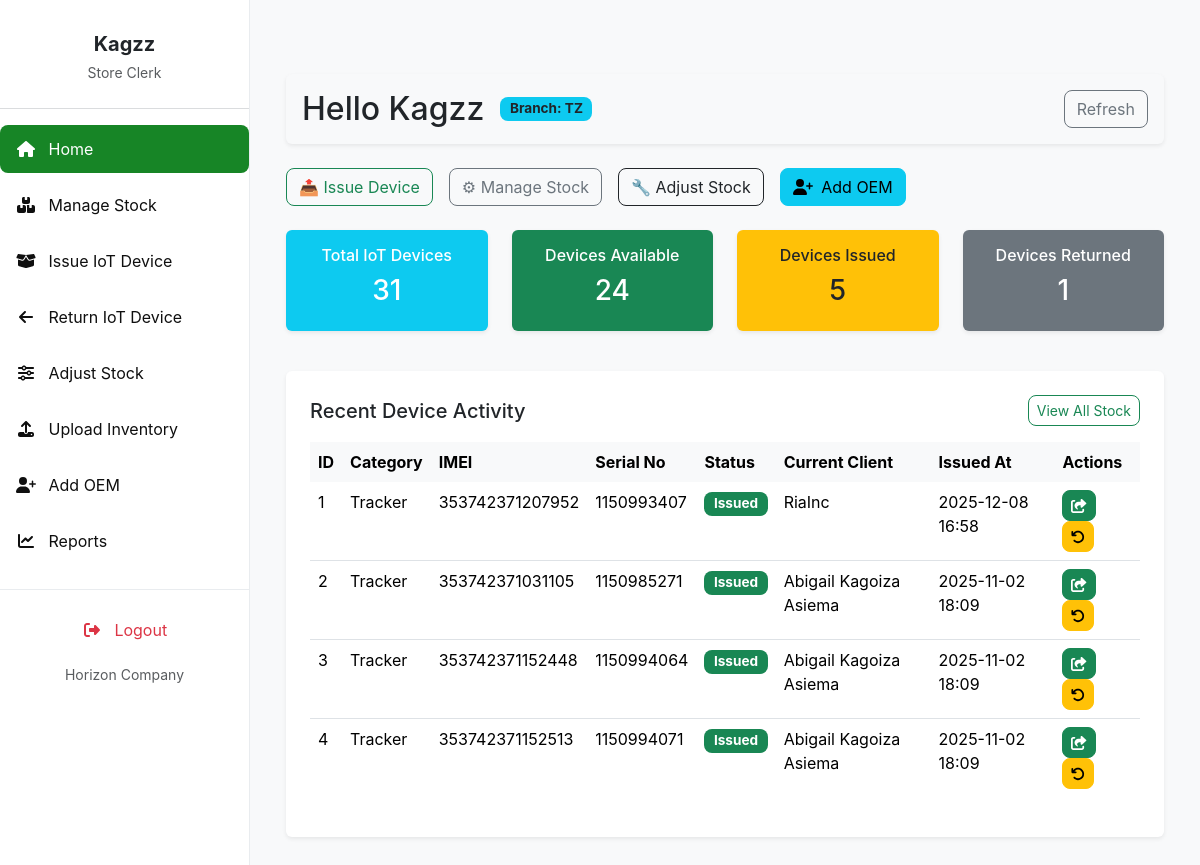
Screenshot of /store_clerk_dashboard/ (signed in) with the database file from the repository.
### invent/models.py (models this page shows, shortened)
class Branch(models.Model):
    name = models.CharField(max_length=100)
    address = models.CharField(max_length=255)
    country = models.ForeignKey(
        Country, on_delete=models.SET_NULL, null=True, blank=True
    )

class Device(models.Model):
    STATUS_CHOICES = (
        ('available', 'Available'),
        ('issued', 'Issued'),
        ('returned', 'Returned'),
        ('faulty', 'Faulty'),
    )
    name = models.CharField(max_length=255)
    oem = models.ForeignKey(
        OEM,
        on_delete=models.SET_NULL,
        null=True,
        blank=False,
        related_name='devices'
    )
    product_id = models.CharField(max_length=30, blank=True)
    total_quantity = models.PositiveIntegerField(default=1)
    quantity_issued = models.PositiveIntegerField(default=0)
    imei_no = models.CharField(
        max_length=50, unique=True, null=True, blank=True)
    serial_no = models.CharField(
        max_length=50, unique=True, null=True, blank=True)
    mac_address = models.CharField(
        max_length=50, unique=True, null=True, blank=True)
    category = models.CharField(
        max_length=100, blank=True, help_text="e.g. Laptop or Router")
    manufacturer = models.CharField(max_length=100, blank=True)
    description = models.TextField(blank=True)
    selling_price = models.DecimalField(
        max_digits=10, decimal_places=2, null=True, blank=True)
    currency = models.CharField(
        max_length=10, choices=CURRENCY_CHOICES, default='USD')
    branch = models.ForeignKey(
        Branch, on_delete=models.SET_NULL, null=True, blank=True)
    country = models.ForeignKey(
        Country, on_delete=models.SET_NULL, null=True, blank=True)
    status = models.CharField(
        max_length=20, choices=STATUS_CHOICES, default='available')
    class Meta:
        permissions = [
            ("can_issue_item", "Can issue device to client"),
            ("can_return_item", "Can record device returns"),
        ]

class Client(models.Model):
    name = models.CharField(max_length=255)
    phone_no = models.CharField(max_length=50)
    email = models.EmailField()
    address = models.CharField(max_length=255)

### invent/views.py (the view, shortened to what this page needs)
# urls.py: path('store_clerk_dashboard/', views.store_clerk_dashboard,
@login_required
@permission_required('invent.view_device', raise_exception=True)
def store_clerk_dashboard(request):
    user = request.user
    if user.is_superuser:
        total_devices = Device.objects.count()
        devices_available = Device.objects.filter(status='available').count()
        devices_issued = Device.objects.filter(status='issued').count()
        devices_returned = Device.objects.filter(status='returned').count()
        recent_issuances = (
            IssuanceRecord.objects
            .select_related('device', 'client')
            .order_by('-issued_at')[:10]
        )
        pending_device_requests = DeviceRequest.objects.filter(
            status="Pending").select_related("requestor", "device", "client")
    seen = set()
    recent_devices = []
    for record in recent_issuances:
        if record.device.id not in seen:
            record.device.current_client = record.client
            record.device.issued_at = record.issued_at
            recent_devices.append(record.device)
            seen.add(record.device.id)
        if len(recent_devices) >= 5:
            break
    context = {
        "total_devices": total_devices,
        "devices_available": devices_available,
        "devices_issued": devices_issued,
        "devices_returned": devices_returned,
        "recent_devices": recent_devices,
        "pending_device_requests": pending_device_requests,
    }
    return render(request, 'invent/store_clerk_dashboard.html', context)

### invent/context_processors.py (called while the page is built, shortened)
def pending_requests_count(request):
    if not request.user.is_authenticated:
        return {'pending_requests_count_for_sidebar': 0}
    try:
        if request.user.is_superuser:
            count = DeviceRequest.objects.filter(status='Pending').count()
            return {'pending_requests_count_for_sidebar': count}
    except Exception:
        return {'pending_requests_count_for_sidebar': 0}
    return {'pending_requests_count_for_sidebar': 0}

def user_branch(request):
    branch = None
    try:
        if request.user.is_authenticated:
            profile = getattr(request.user, 'profile', None)
            branch = getattr(profile, 'branch', None)
    except Exception:
        branch = None
    return {'user_branch': branch}

### invent/templates/invent/store_clerk_dashboard.html (shortened to what this page needs)
{% extends 'invent/base_store_clerk.html' %}
{% load static %}
{% block content %}
<div class="container-fluid mt-4">
  <div class="d-flex justify-content-between align-items-center mb-4 p-3 bg-light rounded shadow-sm">
    <div class="d-flex align-items-center">
      <h2 class="mb-0 me-3">Hello {{ user.first_name|default:user.username }}</h2>
      {% if user_branch %}
        <span class="badge bg-info text-dark">Branch: {{ user_branch.name }}</span>
      {% else %}
        <span class="text-muted">Branch: Unassigned</span>
      {% endif %}
    </div>
    <div>
      <a class="btn btn-outline-secondary" href="{% url 'store_clerk_dashboard' %}">Refresh</a>
    </div>
  </div>
  <div class="d-flex flex-wrap gap-3 mb-4">
    <a class="btn btn-outline-primary" href="{% url 'issue_device' %}">📤 Issue Device</a>
    <a class="btn btn-outline-secondary" href="{% url 'manage_stock' %}">⚙ Manage Stock</a>
    <a class="btn btn-outline-dark" href="{% url 'adjust_stock' %}">🔧 Adjust Stock</a>
    <a href="{% url 'add_oem' %}" class="btn btn-info"><i class="fas fa-user-plus me-1"></i> Add OEM</a>
  </div>
  <div class="row text-center mb-4">
    <div class="col-sm-6 col-md-3 mb-3">
      <a href="{% url 'inventory_list' %}?status=all" style="text-decoration:none;">
        <div class="dashboard-card bg-info text-white p-3 rounded shadow-sm">
          <h6>Total IoT Devices</h6>
          <h3>{{ total_devices }}</h3>
        </div>
      </a>
    </div>
    <div class="col-sm-6 col-md-3 mb-3">
      <a href="{% url 'inventory_list' %}?status=available" style="text-decoration:none;">
        <div class="dashboard-card bg-success text-white p-3 rounded shadow-sm">
          <h6>Devices Available</h6>
          <h3>{{ devices_available }}</h3>
        </div>
      </a>
    </div>
    <div class="col-sm-6 col-md-3 mb-3">
      <a href="{% url 'inventory_list' %}?status=issued" style="text-decoration:none;">
        <div class="dashboard-card bg-warning text-dark p-3 rounded shadow-sm">
          <h6>Devices Issued</h6>
          <h3>{{ devices_issued }}</h3>
        </div>
      </a>
    </div>
    <div class="col-sm-6 col-md-3 mb-3">
      <a href="{% url 'inventory_list' %}?status=returned" style="text-decoration:none;">
        <div class="dashboard-card bg-secondary text-white p-3 rounded shadow-sm">
          <h6>Devices Returned</h6>
          <h3>{{ devices_returned }}</h3>
        </div>
      </a>
    </div>
  </div>
  <div class="bg-white p-4 rounded shadow-sm mb-4">
    <div class="d-flex justify-content-between align-items-center mb-3 flex-wrap">
      <h5 class="mb-2 mb-sm-0">Recent Device Activity</h5>
      <a href="{% url 'inventory_list' %}" class="btn btn-sm btn-outline-primary">View All Stock</a>
    </div>
    <div class="table-responsive">
      <table class="table table-hover">
        <thead class="table-light">
          <tr>
            <th>ID</th>
            <th>Category</th>
            <th>IMEI</th>
            <th>Serial No</th>
            <th>Status</th>
            <th>Current Client</th>
            <th>Issued At</th>
            <th>Actions</th>
          </tr>
        </thead>
        <tbody>
          {% for device in recent_devices %}
          <tr>
            <td>{{ forloop.counter }}</td>
            <td>{{ device.category }}</td>
            <td>{{ device.imei_no|default:"-" }}</td>
            <td>{{ device.serial_no|default:"-" }}</td>
            <td>
              <span class="badge
                {% if device.status == 'available' %}bg-success
                {% elif device.status == 'issued' %}bg-primary
                {% elif device.status == 'returned' %}bg-secondary
                {% elif device.status == 'faulty' %}bg-danger
                {% else %}bg-dark{% endif %}">
                {{ device.get_status_display }}
              </span>
            </td>
            <td>
              {% if device.current_client %}
                {{ device.current_client.name }}
              {% else %}
                -
              {% endif %}
            </td>
            <td>{{ device.issued_at|default:"-"|date:"Y-m-d H:i" }}</td>
            <td>
              <a href="{% url 'issue_device' %}" class="btn btn-sm btn-success me-1" title="Issue Device">
                <i class="fas fa-share-square"></i>
              </a>
              <a href="{% url 'return_device' %}" class="btn btn-sm btn-warning" title="Process Return">
                <i class="fas fa-undo"></i>
              </a>
            </td>
          </tr>
          {% empty %}
          <tr><td colspan="8" class="text-center text-muted">No recent device activity found.</td></tr>
          {% endfor %}
        </tbody>
      </table>
    </div>
  </div>
</div>
{% endblock %}

### invent/templates/invent/base_store_clerk.html (shortened to what this page needs)
<!DOCTYPE html>
<html lang="en">
    {% if user_branch %}
  <span class="badge bg-info text-dark">Branch: {{ user_branch.name }}</span>
{% else %}
  <span class="text-muted">Branch: Unassigned</span>
{% endif %}
<head>
    <link href="https://cdn.jsdelivr.net/npm/bootstrap@5.3.3/dist/css/bootstrap.min.css" rel="stylesheet">
    <link href="https://cdnjs.cloudflare.com/ajax/libs/font-awesome/6.4.0/css/all.min.css" rel="stylesheet">
    <link href="https://cdn.jsdelivr.net/npm/select2@4.1.0-rc.0/dist/css/select2.min.css" rel="stylesheet" />
    <link href="https://cdn.jsdelivr.net/npm/select2-bootstrap-5-theme@1.3.0/dist/select2-bootstrap-5-theme.min.css" rel="stylesheet" />
</head>
<body>
    <nav id="sidebarMenu" class="sidebar-wrapper collapse d-md-block">
        <div class="sidebar-content">
            <div class="text-center mb-4 pt-3">
                <h5 class="fw-bold mb-1 text-dark">{{ user.first_name|default:user.username }}</h5>
                <small class="text-muted">Store Clerk</small>
            </div>
            <hr class="border-secondary opacity-25" />
            <ul class="nav flex-column">
                <li class="nav-item mb-2">
                    <a class="nav-link {% if request.resolver_match.url_name == 'store_clerk_dashboard' %}active{% endif %}" href="{% url 'store_clerk_dashboard' %}">
                       <i class="fas fa-fw fa-home me-2"></i> Home
                    </a>
                </li>
                <li class="nav-item mb-2">
                    <a class="nav-link {% if request.resolver_match.url_name == 'manage_stock' %}active{% endif %}" href="{% url 'manage_stock' %}">
                        <i class="fas fa-fw fa-boxes me-2"></i> Manage Stock
                    </a>
                </li>
                <li class="nav-item mb-2 d-flex justify-content-between align-items-center">
                    <a class="nav-link {% if request.resolver_match.url_name == 'issue_device' %}active{% endif %}" href="{% url 'issue_device' %}">
                        <i class="fas fa-fw fa-box-open me-2"></i> Issue IoT Device
                    </a>
                </li>
                <li class="nav-item mb-2">
                    <a class="nav-link {% if request.resolver_match.url_name == 'return_device' %}active{% endif %}" href="{% url 'return_device' %}">
                        <i class="fas fa-fw fa-arrow-left me-2"></i> Return IoT Device
                    </a>
                </li>
                <li class="nav-item mb-2">
                    <a class="nav-link {% if request.resolver_match.url_name == 'adjust_stock' %}active{% endif %}" href="{% url 'adjust_stock' %}">
                        <i class="fas fa-fw fa-sliders-h me-2"></i> Adjust Stock
                    </a>
                </li>
                <li class="nav-item mb-2">
                    <a class="nav-link {% if 'admin:invent_device_changelist' in request.resolver_match.view_name %}active{% endif %}" href="{% url 'admin:invent_device_changelist' %}">
                        <i class="fas fa-fw fa-upload me-2"></i> Upload Inventory
                    </a>
                </li>
                <li class="nav-item mb-2">
                    <a class="nav-link {% if request.resolver_match.url_name == 'add_oem' %}active{% endif %}" href="{% url 'add_oem' %}">
                        <i class="fas fa-fw fa-user-plus me-2"></i> Add OEM
                    </a>
                </li>
                <li class="nav-item mb-2">
                    <a class="nav-link {% if request.resolver_match.url_name == 'reports' %}active{% endif %}" href="{% url 'reports' %}">
                        <i class="fas fa-fw fa-chart-line me-2"></i> Reports
                    </a>
                </li>
            </ul> </div>
        <div class="sidebar-bottom">
            <ul class="nav flex-column mb-2">
                <li class="nav-item">
                    <a class="nav-link text-danger logout-link" href="{% url 'logout' %}">
                        <i class="fas fa-fw fa-right-from-bracket me-2"></i> Logout
                    </a>
                </li>
            </ul>
            <small class="text-muted">Horizon Company</small>
        </div>
    </nav>
    <main class="main-content">
        {% block content %}{% endblock %}
    </main>
</body>
</html>

### invent/templates/invent/base_store_clerk.html (style rules this page uses)
:root { --bs-primary: #198754; --bs-primary-rgb: 25, 135, 84; --bs-btn-primary-color: #fff; --bs-btn-primary-bg: var(--bs-primary); --bs-btn-primary-border-color: var(--bs-primary); --bs-btn-primary-hover-bg: #157347; --bs-btn-primary-hover-border-color: #146c43; --bs-btn-primary-active-bg: #13653f; --bs-btn-primary-active-border-color: #125f3c; --bs-link-color: var(--bs-primary); --bs-link-hover-color: #157347; --sidebar-bg: white; --sidebar-text: #0f0f0f; --sidebar-active: #178526; --sidebar-hover: #15b33c; }
body { font-family: 'Inter', sans-serif; background-color: #f8f9fa; margin: 0; }
.sidebar-wrapper { position: fixed; top: 0; bottom: 0; left: 0; width: 250px; background-color: var(--sidebar-bg); color: var(--sidebar-text); border-right: 1px solid #e9ecef; z-index: 1030; display: flex; flex-direction: column; }
.sidebar-content { flex-grow: 1; overflow-y: auto; padding-top: 1rem; padding-bottom: 1rem; max-height: calc(100vh - 120px); scrollbar-width: thin; scrollbar-color: var(--bs-primary) #f1f1f1; }
.sidebar-wrapper .nav-link { color: var(--sidebar-text); padding: 0.75rem 1rem; border-radius: 0.5rem; transition: background-color 0.2s ease, color 0.2s ease; }
.sidebar-wrapper .nav-link.active { background-color: var(--sidebar-active); color: #fff; }
.sidebar-wrapper .nav-link.text-danger { color: #dc3545 !important; }
.sidebar-bottom { padding-top: 1rem; padding-bottom: 1rem; text-align: center; border-top: 1px solid #e9ecef; }
.main-content { margin-left: 250px; padding: 1.5rem; min-height: 100vh; overflow-x: hidden; transition: margin-left 0.3s ease-in-out; }
.btn { border-radius: 0.5rem; }
.btn-outline-primary { --bs-btn-color: var(--bs-primary); --bs-btn-border-color: var(--bs-primary); --bs-btn-hover-color: #fff; --bs-btn-hover-bg: var(--bs-primary); --bs-btn-hover-border-color: var(--bs-primary); --bs-btn-active-color: #fff; --bs-btn-active-bg: var(--bs-primary); --bs-btn-active-border-color: var(--bs-primary); --bs-btn-disabled-color: var(--bs-primary); --bs-btn-disabled-bg: transparent; --bs-btn-disabled-border-color: var(--bs-primary); --bs-gradient: none; }
.badge { border-radius: 0.5rem; padding: 0.4em 0.7em; font-size: 0.85em; }
.table thead th { border-bottom: none; }
.table tbody tr:last-child td { border-bottom: none; }

### rows the page displays
Branch: name "TZ"
Device: category "Tracker", imei_no "353742371207952", serial_no "1150993407", status "Issued", current_client.name "RiaInc", issued_at "2025-12-08 16:58"
Device: category "Tracker", imei_no "353742371031105", serial_no "1150985271", status "Issued", current_client.name "Abigail Kagoiza Asiema", issued_at "2025-11-02 18:09"
Device: category "Tracker", imei_no "353742371152448", serial_no "1150994064", status "Issued", current_client.name "Abigail Kagoiza Asiema", issued_at "2025-11-02 18:09"
Device: category "Tracker", imei_no "353742371152513", serial_no "1150994071", status "Issued", current_client.name "Abigail Kagoiza Asiema", issued_at "2025-11-02 18:09"

### other values shown
{{ user.first_name|default:user.username }} "Kagzz"
{{ total_devices }} "31"
{{ devices_available }} "24"
{{ devices_issued }} "5"
{{ devices_returned }} "1"
